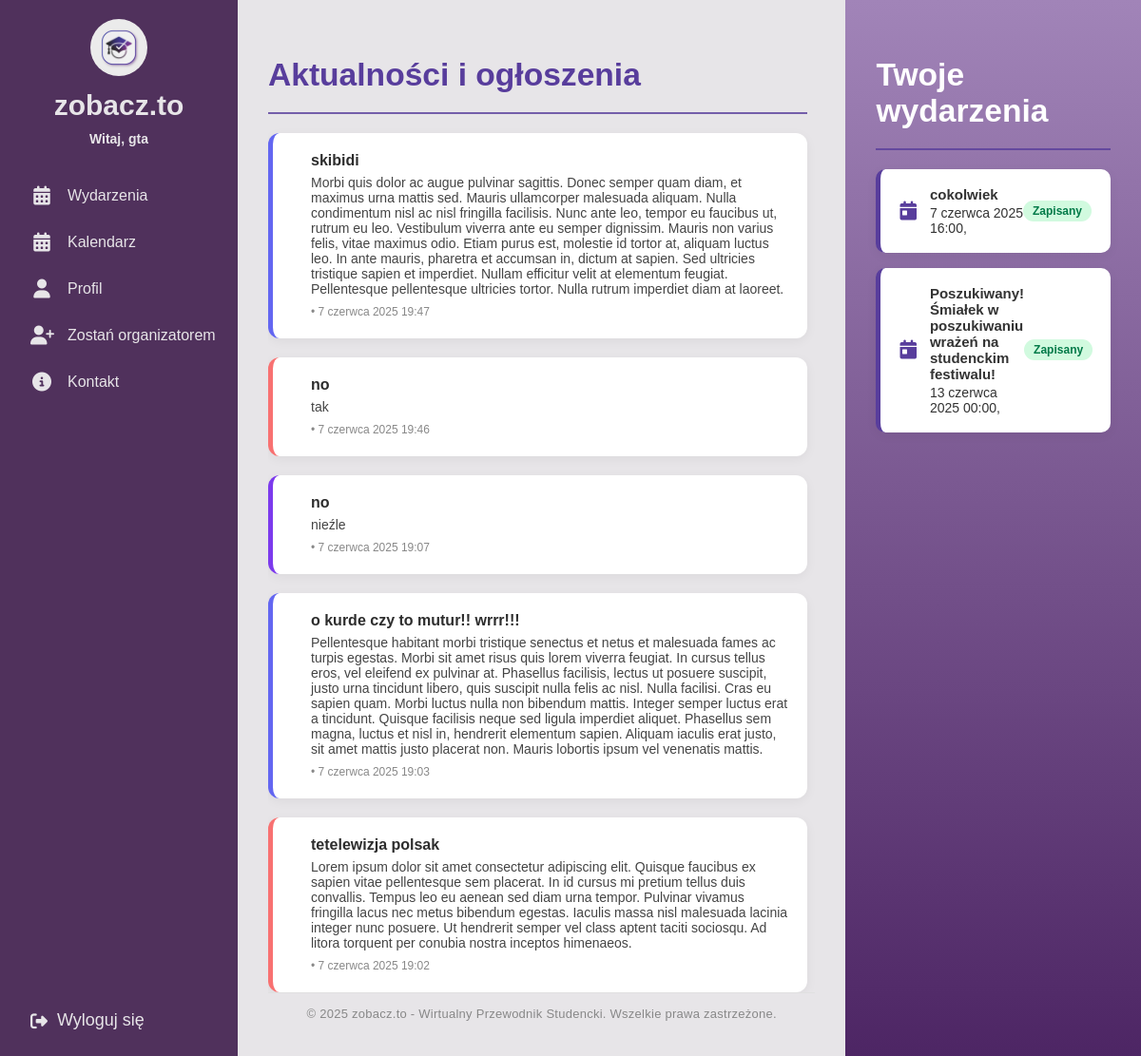
The app's page / (signed in), older data.
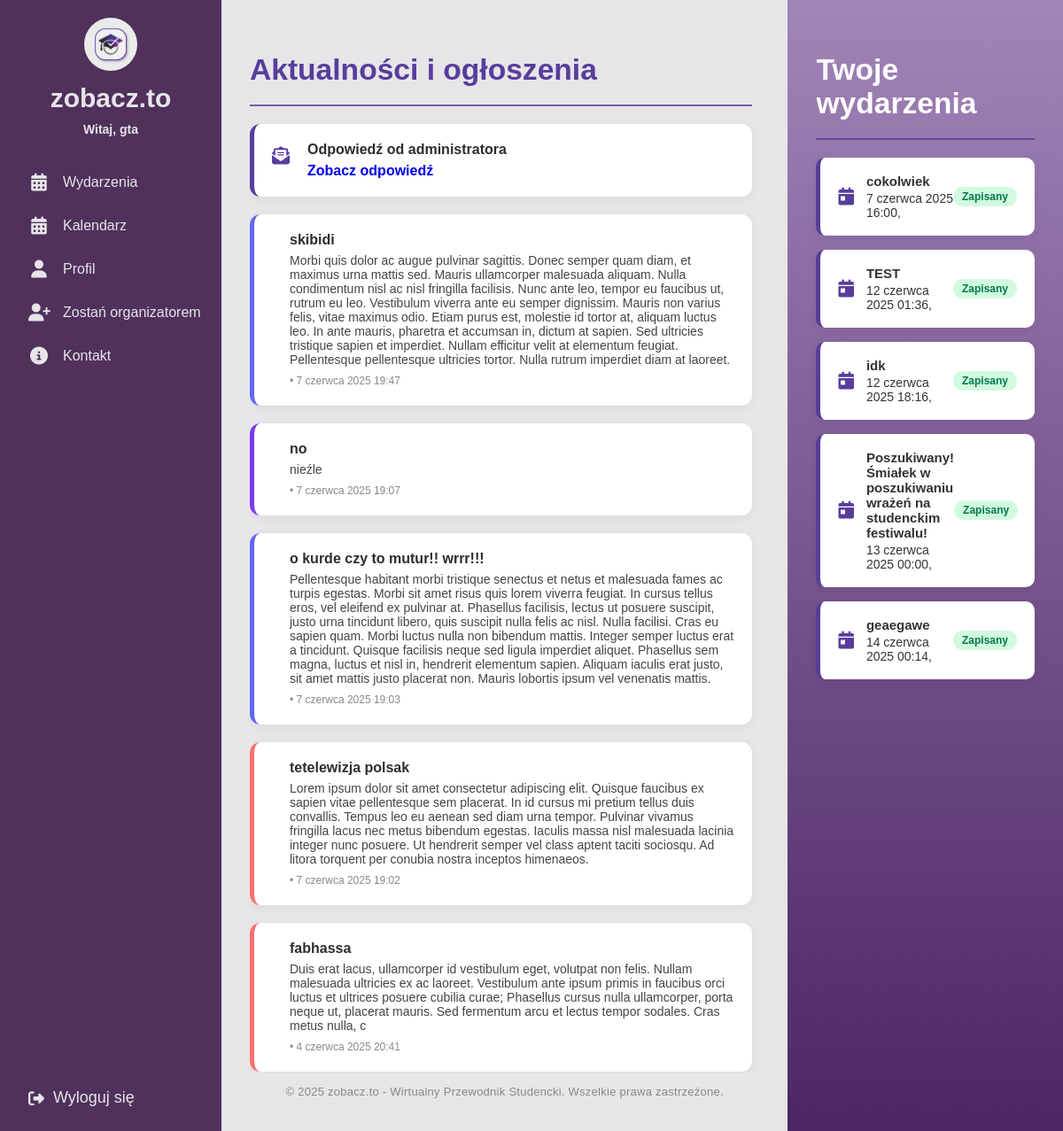
The same page, newer data.
### events/models.py (models this page shows, shortened)
class Announcement(models.Model):
    CATEGORY_CHOICES = [
        ('ogloszenie', 'Ogłoszenie'),
        ('nowosc', 'Nowość'),
        ('wydarzenie', 'Wydarzenie'),
        ('informacja', 'Informacja'),
        ('edukacja', 'Edukacja'),
    ]
    title = models.CharField(max_length=200)
    content = models.TextField()
    category = models.CharField(max_length=20, choices=CATEGORY_CHOICES)
    created_at = models.DateTimeField(auto_now_add=True)

class Event(models.Model):
    title = models.CharField("Tytuł", max_length=200)
    description = models.TextField("Opis wydarzenia")
    date = models.DateTimeField("Data")
    location = models.CharField("Lokalizacja", max_length=200)
    created_by = models.ForeignKey(User, on_delete=models.CASCADE, related_name="created_events")
    image = models.ImageField(upload_to='event_images/', null=True, blank=True)

### events/views.py (the view, shortened to what this page needs)
# urls.py: 2. Add a URL to urlpatterns:  path('', views.home, name='home')
@login_required
def home(request):
    announcements = Announcement.objects.order_by('-created_at')[:5]
    admin_answers = []
    enrolled_events = [] # Initialize
    organizer_events = [] # Initialize
    is_student = False # Initialize boolean flags
    is_organizer = False
    is_admin = False # Initialize is_admin flag
    show_admin_answer = False
    if request.user.is_authenticated:
        is_student = request.user.groups.filter(name='student').exists()
        is_organizer = request.user.groups.filter(name='organizer').exists()
        is_admin = request.user.groups.filter(name='admin').exists() # Set is_admin flag
        if is_student or is_organizer: # Only fetch answers if user is student or organizer
            admin_answers = ContactMessage.objects.filter(
                user=request.user,
                answer__isnull=False
            ).order_by('-created_at')
        if is_student:
            enrolled_events = Event.objects.filter(eventenrollment__user=request.user).order_by('date')
        show_admin_answer = bool(admin_answers) and (is_student or is_organizer)
    organizer_requests_count = OrganizerRequest.objects.filter(is_reviewed=False).count()
    messages_count = ContactMessage.objects.filter(answer__isnull=True).count()
    context = {
        'announcements': announcements,
        'admin_answers': admin_answers,
        'enrolled_events': enrolled_events, # Always pass
        'organizer_events': organizer_events, # Always pass
        'is_student': is_student, # Always pass boolean flags for template logic
        'is_organizer': is_organizer, # Always pass boolean flags for template logic
        'is_admin': is_admin, # Pass the new is_admin flag
        "show_admin_answer": show_admin_answer,
        "organizer_requests_count": organizer_requests_count,
        "messages_count": messages_count,
    }
    return render(request, 'home.html', context)

### templates/home.html (shortened to what this page needs)
{% extends "base.html" %}
{% load static %}
{% block content %}
<div class="main-content no-header">
  <div class="home-flex full-height">
    <div class="home-left flat">
      <div class="home-left-content">
        <h2>Aktualności i ogłoszenia</h2>
        <hr class="section-divider">
        <div class="announcement-list">
          {% if admin_answers %}
            {% if is_student or is_organizer %}
              <a href="{% url 'contact' %}#admin-answers-section"
                 class="announcement-card admin-answer-announcement admin-answer-announcement--red"
                 id="admin-answer-notification"
                 style="text-decoration:none;">
                <div class="announcement-icon">
                  <i class="fa fa-envelope-open-text"></i>
                </div>
                <div class="announcement-text">
                  <h3>Odpowiedź od administratora</h3>
                  <span style="font-weight:600; color:inherit;">Zobacz odpowiedź</span>
                </div>
              </a>
            {% endif %}
          {% endif %}
          {% if announcements %}
            {% for ann in announcements %}
              <div class="announcement-card {{ ann.category }}">
                <div class="announcement-text">
                  <h3>{{ ann.title }}</h3>
                  <p>{{ ann.content }}</p>
                  <span class="meta">{{ ann.category_display }} • {{ ann.created_at }}</span>
                </div>
              </div>
            {% endfor %}
          {% else %}
            <p>Brak ogłoszeń.</p>
          {% endif %}
        </div>
      </div>
      <footer class="site-footer">
        <span>&copy; 2025 zobacz.to - Wirtualny Przewodnik Studencki. Wszelkie prawa zastrzeżone.</span>
      </footer>
    </div>
    <div class="home-right flat">
      {% if user.is_authenticated and user.groups.all.0.name == "student" %}
        <h2>Twoje wydarzenia</h2>
        <hr class="section-divider">
        {% if enrolled_events %}
          <div class="event-list">
            {% for event in enrolled_events %}
              <div class="event-card">
                <div class="event-info">
                  <i class="fa-solid fa-calendar-day event-icon"></i>
                  <div class="event-details">
                    <strong>{{ event.title }}</strong>
                    <span>{{ event.date }}, {{ event.time }}</span>
                  </div>
                </div>
                <span class="badge">Zapisany</span>
              </div>
            {% endfor %}
          </div>
        {% else %}
          <p>Nie zapisałeś się na żadne wydarzenia.</p>
        {% endif %}
      {% endif %}
    </div>
  </div>
</div>
{% endblock %}

### templates/base.html (shortened to what this page needs)
{% load static %}
<!DOCTYPE html>
<html>
<head>
    <link rel="stylesheet" href="https://cdnjs.cloudflare.com/ajax/libs/font-awesome/6.4.0/css/all.min.css">
    <link rel="stylesheet" href="{% static 'css/home.css' %}">
    <link rel="stylesheet" href="{% static 'css/profile.css' %}">
    <link rel="stylesheet" href="{% static 'css/events.css' %}">
    <link rel="stylesheet" href="{% static 'css/organizer_request_form.css' %}">
    <link rel="stylesheet" href="{% static 'css/organizer_request_sent.css' %}">
    <link rel="stylesheet" href="{% static 'css/organizer_requests_list.css' %}">
</head>
<body>
<div class="sidebar">
  <div class="top">
    <div class="logo">
      <a href="{% url 'home' %}">
        <img src="{% static 'images/logo.jpeg' %}" alt="Logo">
      </a>
      <span class="site-name">zobacz.to</span>
      {% if user.is_authenticated %}
        <span class="username">Witaj, {{ user.username }}</span>
      {% endif %}
    </div>
    <div class="menu">
      <a href="{% url 'events_list' %}">
        <i class="fas fa-calendar-alt"></i>
        <span class="label">Wydarzenia</span>
      </a>
      <a href="{% url 'custom-calendar' %}">
        <i class="fas fa-calendar-alt"></i>
        <span class="label">Kalendarz</span>
      </a>
      <a href="{% url 'profile' %}">
        <i class="fas fa-user"></i>
        <span class="label">Profil</span>
      </a>
      {% if user.is_authenticated %}
        {% for group in user.groups.all %}
            {% if group.name == "student" %}
                <a href="{% url 'organizer_request_create' %}">
                    <i class="fas fa-user-plus"></i>
                    <span class="label">Zostań organizatorem</span>
                </a>
            {% endif %}
        {% endfor %}
    {% endif %}
      <a href="{% url 'contact' %}">
        <i class="fas fa-info-circle"></i>
        <span class="label">Kontakt</span>
      </a>
    </div>
  </div>
  <div class="bottom">
    <form action="{% url 'logout' %}" method="post">
      <button type="submit">
        <i class="fas fa-sign-out-alt"></i>
        <span class="logout-label">Wyloguj się</span>
      </button>
    </form>
  </div>
</div>
  <main>
    <div class="main-content">
    {% block content %}
    {% endblock content %}
  </main>
</body>
</html>

Row changes from the older to the newer data that the page shows:
removed Announcement: title "no", content "tak", created_at "7 czerwca 2025 19:46"
now on this page (row unchanged): Announcement: title "fabhassa", content "Duis erat lacus, ullamcorper id vestibulum eget, volutpat non felis. Nullam malesuada ultricies ex ac laoreet. Vestibulum ante ipsum primis in faucibus orci luctus et ultrices posuere cubilia curae; Phasellus cursus nulla ullamcorper, porta neque ut, placerat mauris. Sed fermentum arcu et lectus tempor sodales. Cras metus nulla, c", created_at "4 czerwca 2025 20:41"
added Event: title "TEST", date "12 czerwca 2025 01:36"
now on this page (row unchanged): Event: title "idk", date "12 czerwca 2025 18:16"
now on this page (row unchanged): Event: title "geaegawe", date "14 czerwca 2025 00:14"
Text that changed along with them:
text now shown: "Odpowiedź od administratora Zobacz odpowiedź"
